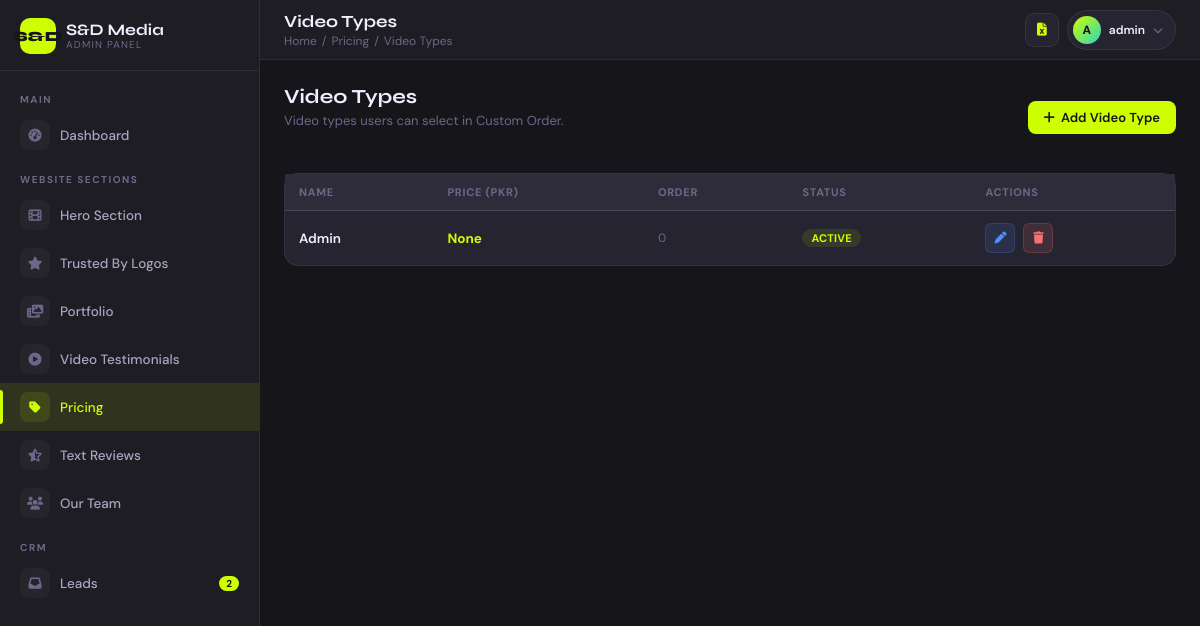
/cadmin/pricing/video-types/ (signed in), run on the app's committed database.
### core/models.py (models this page shows, shortened)
class VideoType(models.Model):
    name = models.CharField(max_length=100, unique=True)
    price = models.DecimalField(max_digits=10, decimal_places=2, blank=True, null=True, help_text="Optional price")
    is_active = models.BooleanField(default=True)
    order = models.PositiveIntegerField(default=0)
    class Meta:
        verbose_name = "Video Type"
        verbose_name_plural = "Video Types (Custom Order)"
        ordering = ['order', 'name']

### core/cadmin_views.py (the view)
# urls.py: path('pricing/video-types/',               v.video_type_list,   name='video_type_list'),
@cadmin_required
def video_type_list(request): return _list_view(request, VideoType, 'custom_admin/video_type_list.html')

### core/cadmin_views.py (called while the page is built)
def is_staff(user):
    return user.is_authenticated and (user.is_staff or user.is_superuser)

def _base_ctx():
    return {'lead_count': Lead.objects.count()}

def _list_view(request, model, template, extra=None):
    qs = model.objects.all()
    paginator = Paginator(qs, 20)
    page = paginator.get_page(request.GET.get('page', 1))
    ctx = {**_base_ctx(), 'objects': page.object_list, 'page_obj': page, 'is_paginated': page.has_other_pages()}
    if extra: ctx.update(extra)
    return render(request, template, ctx)

### templates/custom_admin/video_type_list.html (shortened to what this page needs)
{% extends "custom_admin/base.html" %}
{% block page_title %}Video Types{% endblock %}
{% block breadcrumb %}<span class="sep">/</span> <a href="{% url 'cadmin:pricing_list' %}">Pricing</a> <span class="sep">/</span> Video Types{% endblock %}
{% block content %}
<div style="display:flex;align-items:center;justify-content:space-between;margin-bottom:22px">
  <div><h2 class="section-title">Video Types</h2><p class="section-sub">Video types users can select in Custom Order.</p></div>
  <a href="{% url 'cadmin:video_type_add' %}" class="btn btn-primary"><i class="fa-solid fa-plus"></i> Add Video Type</a>
</div>
<div class="card" style="padding:0">
{% if objects %}
<div class="table-wrap"><table>
  <thead><tr><th>Name</th><th>Price (PKR)</th><th>Order</th><th>Status</th><th>Actions</th></tr></thead>
  <tbody>
  {% for obj in objects %}
  <tr>
    <td style="font-weight:600">{{ obj.name }}</td>
    <td><span style="color:var(--green);font-weight:700">{{ obj.price }}</span></td>
    <td class="text-muted">{{ obj.order }}</td>
    <td>{% if obj.is_active %}<span class="badge badge-green">Active</span>{% else %}<span class="badge" style="background:var(--bg3);color:var(--text3)">Off</span>{% endif %}</td>
    <td><div class="flex gap-2">
      <a href="{% url 'cadmin:video_type_edit' obj.pk %}" class="btn btn-blue btn-sm btn-icon"><i class="fa-solid fa-pen"></i></a>
      <button onclick="confirmDelete('{% url 'cadmin:video_type_delete' obj.pk %}','{{ obj.name|escapejs }}')" class="btn btn-danger btn-sm btn-icon"><i class="fa-solid fa-trash"></i></button>
    </div></td>
  </tr>
  {% endfor %}
  </tbody>
</table></div>
{% else %}
<div class="empty-state"><div class="empty-icon"><i class="fa-solid fa-list"></i></div><h3>No video types</h3><a href="{% url 'cadmin:video_type_add' %}" class="btn btn-primary mt-2"><i class="fa-solid fa-plus"></i> Add</a></div>
{% endif %}
</div>
{% endblock %}

### templates/custom_admin/base.html (shortened to what this page needs)
<!DOCTYPE html>
<html lang="en">
<head>
  <link rel="stylesheet" href="https://cdnjs.cloudflare.com/ajax/libs/font-awesome/6.5.0/css/all.min.css"/>
</head>
<body>
<aside class="sidebar" id="sidebar">
  <div class="sidebar-logo">
    <div class="logo-icon">S&D</div>
    <div>
      <div class="logo-text">S&D Media</div>
      <div class="logo-sub">Admin Panel</div>
    </div>
  </div>
  <div class="sidebar-scroll">
    <div class="nav-label">Main</div>
    <a href="{% url 'cadmin:dashboard' %}" class="nav-item {% if request.resolver_match.url_name == 'dashboard' %}active{% endif %}">
      <span class="nav-icon"><i class="fa-solid fa-gauge-high"></i></span>Dashboard
    </a>
    <div class="nav-label">Website Sections</div>
    <a href="{% url 'cadmin:hero_list' %}" class="nav-item {% if 'hero' in request.resolver_match.url_name %}active{% endif %}">
      <span class="nav-icon"><i class="fa-solid fa-film"></i></span>Hero Section
    </a>
    <a href="{% url 'cadmin:logo_list' %}" class="nav-item {% if 'logo' in request.resolver_match.url_name %}active{% endif %}">
      <span class="nav-icon"><i class="fa-solid fa-star"></i></span>Trusted By Logos
    </a>
    <a href="{% url 'cadmin:portfolio_category_list' %}" class="nav-item {% if 'portfolio' in request.resolver_match.url_name %}active{% endif %}">
      <span class="nav-icon"><i class="fa-solid fa-photo-film"></i></span>Portfolio
    </a>
    <a href="{% url 'cadmin:video_testimonial_list' %}" class="nav-item {% if 'video_testimonial' in request.resolver_match.url_name %}active{% endif %}">
      <span class="nav-icon"><i class="fa-solid fa-circle-play"></i></span>Video Testimonials
    </a>
    <a href="{% url 'cadmin:pricing_list' %}" class="nav-item {% if 'pricing' in request.resolver_match.url_name or 'video_type' in request.resolver_match.url_name %}active{% endif %}">
      <span class="nav-icon"><i class="fa-solid fa-tag"></i></span>Pricing
    </a>
    <a href="{% url 'cadmin:review_list' %}" class="nav-item {% if 'review' in request.resolver_match.url_name %}active{% endif %}">
      <span class="nav-icon"><i class="fa-solid fa-star-half-stroke"></i></span>Text Reviews
    </a>
    <a href="{% url 'cadmin:team_list' %}" class="nav-item {% if 'team' in request.resolver_match.url_name %}active{% endif %}">
      <span class="nav-icon"><i class="fa-solid fa-users"></i></span>Our Team
    </a>
    <div class="nav-label">CRM</div>
    <a href="{% url 'cadmin:lead_list' %}" class="nav-item {% if 'lead' in request.resolver_match.url_name %}active{% endif %}">
      <span class="nav-icon"><i class="fa-solid fa-inbox"></i></span>
      Leads
      {% if lead_count %}<span class="nav-badge">{{ lead_count }}</span>{% endif %}
    </a>
  </div>
</aside>
<div class="main-wrap">
  <header class="topbar">
    <div class="topbar-left">
      <div>
        <div class="page-title">{% block page_title %}Dashboard{% endblock %}</div>
        <div class="breadcrumb">
          <a href="{% url 'cadmin:dashboard' %}">Home</a>
          {% block breadcrumb %}{% endblock %}
        </div>
      </div>
    </div>
    <div class="topbar-right">
      <a href="{% url 'export-leads' %}" class="icon-btn" title="Export Leads to Excel">
        <i class="fa-solid fa-file-excel" style="color:var(--green)"></i>
      </a>
      <div class="user-menu">
        <div class="user-btn" onclick="toggleDropdown()" id="user-btn">
          <div class="user-avatar">{{ request.user.username|slice:":1"|upper }}</div>
          <span class="user-name-top">{{ request.user.username }}</span>
          <i class="fa-solid fa-chevron-down user-chevron" id="chevron"></i>
        </div>
      </div>
    </div>
  </header>
  <main class="content">{% block content %}{% endblock %}</main>
</div>
</body>
</html>

### data on the page
VideoType: name "Admin", price "None", order "0", is_active "ACTIVE"

### other printed values
{{ lead_count }} "2"
{{ request.user.username|slice:":1"|upper }} "A"
{{ request.user.username }} "admin"
